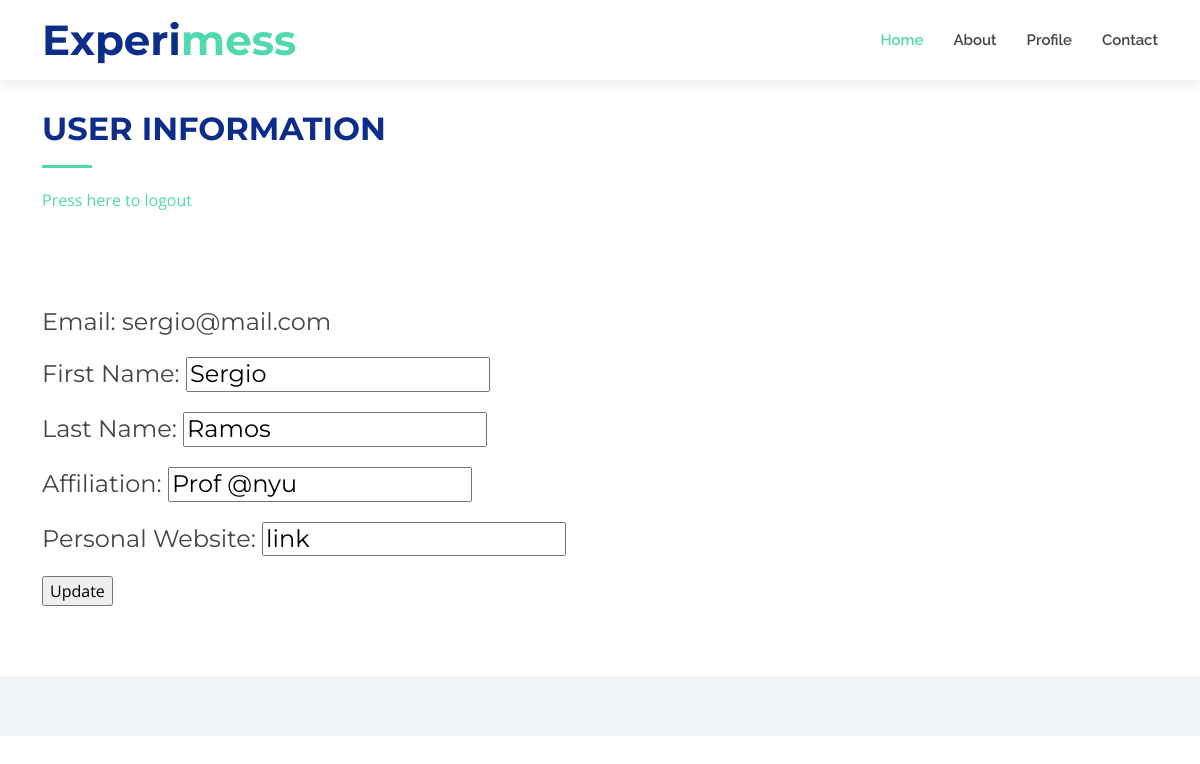
The page /profile (signed in) on the database its author committed.
### app.py (models this page shows)
class User(db.Model, UserMixin):
    id = db.Column(db.Integer, primary_key=True)
    first_name = db.Column(db.String(20), nullable=False)
    last_name = db.Column(db.String(20), nullable=False)
    email = db.Column(db.String(100), unique=True, nullable=False)
    password = db.Column(db.String(60), nullable=False)
    affiliation = db.Column(db.String(30), nullable=False)
    personal_website = db.Column(db.String(150), nullable=False)

### app.py (the view)
@app.route('/profile', methods=['GET', 'POST'])
@login_required
def profile():
    form = UpdateAccountForm()
    if form.validate_on_submit():
        current_user.first_name = form.first_name.data
        current_user.last_name = form.last_name.data
        current_user.affiliation = form.affiliation.data
        current_user.personal_website = form.personal_website.data
        db.session.commit()
        flash('Your account has been updated!', 'success')
        return redirect(url_for('profile'))
    elif request.method == 'GET':
        form.first_name.data = current_user.first_name
        form.last_name.data = current_user.last_name
        form.affiliation.data = current_user.affiliation
        form.personal_website.data = current_user.personal_website
    return render_template('profile.html', form=form)

### app.py
class UpdateAccountForm(FlaskForm):
    first_name = StringField(validators=[Length(min=3, max=20)], render_kw = {"placeholder": "First Name"})
    last_name = StringField(validators=[Length(min=3,max=20)], render_kw  = {"placeholder": "Last Name"})
    affiliation = StringField(validators=[Length(min=4, max=30)], render_kw = {"placeholder": "Affiliation"})
    personal_website = StringField(validators=[Length(min=4, max=150)], render_kw = {"placeholder": "Personal Website"})
    submit = SubmitField('Update')

### app.py (called while the page is built)
@login_manager.user_loader
def load_user(user_id):
    return User.query.get(int(user_id))

### templates/profile.html (shortened to what this page needs)
<!DOCTYPE html>
<html lang="en">
<head>
    <link href="{{ url_for('static', filename='assets/vendor/bootstrap/css/bootstrap.min.css') }}" rel="stylesheet">
    <link href="{{ url_for('static', filename='assets/vendor/bootstrap-icons/bootstrap-icons.css') }}" rel="stylesheet">
    <link href="{{ url_for('static', filename='assets/vendor/boxicons/css/boxicons.min.css') }}" rel="stylesheet">
    <link href="{{ url_for('static', filename='assets/vendor/glightbox/css/glightbox.min.css') }}" rel="stylesheet">
    <link href="{{ url_for('static', filename='assets/vendor/swiper/swiper-bundle.min.css') }}" rel="stylesheet">
  <link href="{{ url_for('static', filename='assets/css/style.css') }}" rel="stylesheet">
</head>
<body>
  <header id="header" class="d-flex align-items-center">
    <div class="container d-flex justify-content-between">
      <div id="logo">
        <h1><a href="{{url_for('home')}}">Experi<span>mess</span></a></h1>
      </div>
      <nav id="navbar" class="navbar">
        <ul>
            <li><a class="nav-link scrollto active" href="{{url_for('home')}}">Home</a></li>
            <li><a class="nav-link scrollto" href="{{url_for('home')}}#about">About</a></li>
            <li><a class="nav-link scrollto " href="{{url_for('profile')}}">Profile</a></li>
            <li><a class="nav-link scrollto" href="{{url_for('home')}}#contact">Contact</a></li>
        </ul>
      </nav>
    </div>
  </header>
  <main id="main">
    <section id="services">
      <div class="container" data-aos="fade-up">
        <div class="section-header">
            <h2>User Information</h2>
            <a href="{{url_for('logout')}}">Press here to logout</a><br>
                <br><br><br><br>
                <h4>Email: {{current_user.email}}</h4>
                <form method = 'POST' action = "">
                    <h4>First Name:  {{form.first_name()}}</h4>
                    <h4>Last Name:  {{form.last_name()}}</h4>
                    <h4>Affiliation: {{form.affiliation()}}</h4>
                    <h4>Personal Website: {{form.personal_website()}}</h4>
                    {{form.submit()}}<br>
                </form>
      </div>
    </section>
  </main>
  <footer id="footer">
    <div class="container">
      <div class="copyright">
      </div>
    </div>
  </footer>
</body>
</html>

### static/assets/css/style.css (style rules this page uses)
body { background: #fff; color: #444; font-family: "Open Sans", sans-serif; }
a { color: #50d8af; text-decoration: none; transition: 0.5s; }
h1, h2, h3, h4, h5, h6 { font-family: "Montserrat", sans-serif; font-weight: 400; margin: 0 0 20px 0; padding: 0; }
#header { height: 80px; transition: all 0.5s; z-index: 997; background: #fff; box-shadow: 0px 6px 9px 0px rgba(0, 0, 0, 0.06); }
#header #logo h1 { font-size: 42px; margin: 0; padding: 0; font-family: "Montserrat", sans-serif; font-weight: 700; }
#header #logo h1 a { color: #0c2e8a; }
#header #logo h1 a span { color: #50d8af; }
.scrolled-offset { margin-top: 70px; }
.navbar { padding: 0; }
.navbar ul { margin: 0; padding: 0; display: flex; list-style: none; align-items: center; }
.navbar li { position: relative; }
.navbar a, .navbar a:focus { display: flex; align-items: center; justify-content: space-between; padding: 10px 0 10px 30px; font-family: "Raleway", sans-serif; font-size: 15px; font-weight: 600; color: #444; white-space: nowrap; transition: 0.3s; }
.navbar a:hover, .navbar .active, .navbar .active:focus, .navbar li:hover>a { color: #50d8af; }
section { padding: 40px 0; overflow: hidden; }
.section-header { margin-bottom: 30px; }
.section-header h2 { font-size: 32px; color: #0c2e8a; text-transform: uppercase; font-weight: 700; position: relative; padding-bottom: 20px; }
.section-header h2::before { content: ""; position: absolute; display: block; width: 50px; height: 3px; background: #50d8af; bottom: 0; left: 0; }
#services { padding: 40px 0; }
#footer { background: #f2f5f8; padding: 0 0 30px 0; font-size: 14px; }
#footer .copyright { text-align: center; padding-top: 30px; }

### rows shown on the page
User: email "sergio@mail.com", first_name "Sergio", last_name "Ramos", affiliation "Prof @nyu", personal_website "link"
